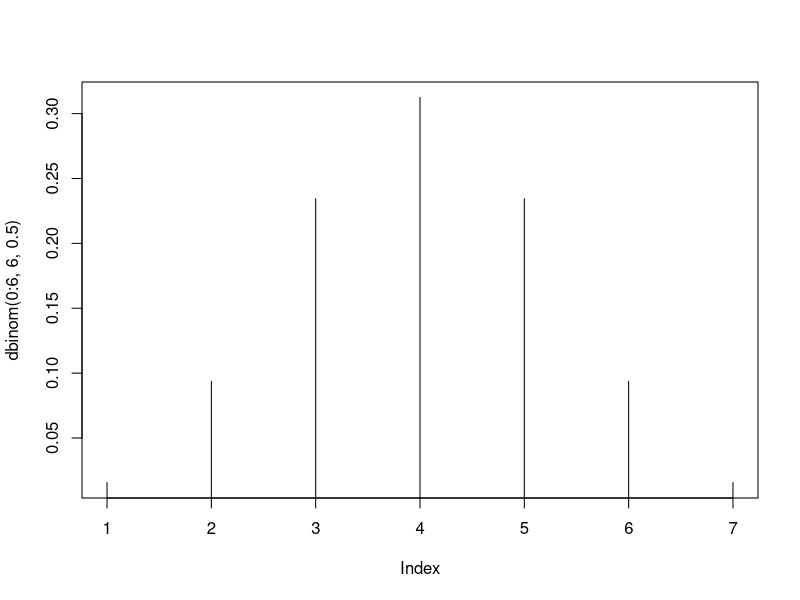

This figure's R source:
# a)
dbinom(5, 6, .5)

# b)
#pbinom(6, 6, .5) - pbinom(2, 6, .5) 
1 - pbinom(2, 6, .5)

# c)
pbinom(4, 6, .5) - pbinom(3, 6, .5)

# d)
 plot(dbinom(0:6, 6, .5), type = "h")
